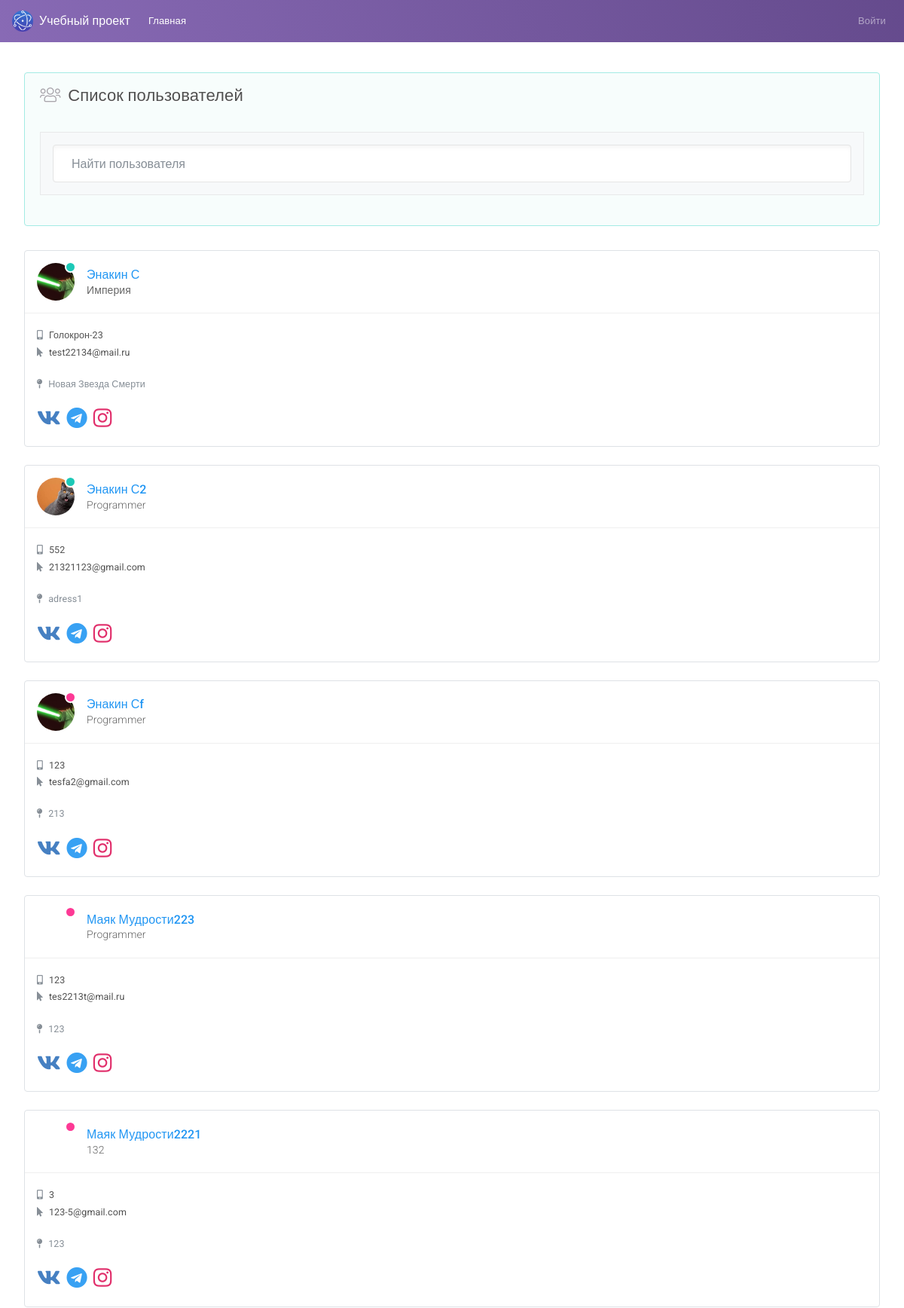
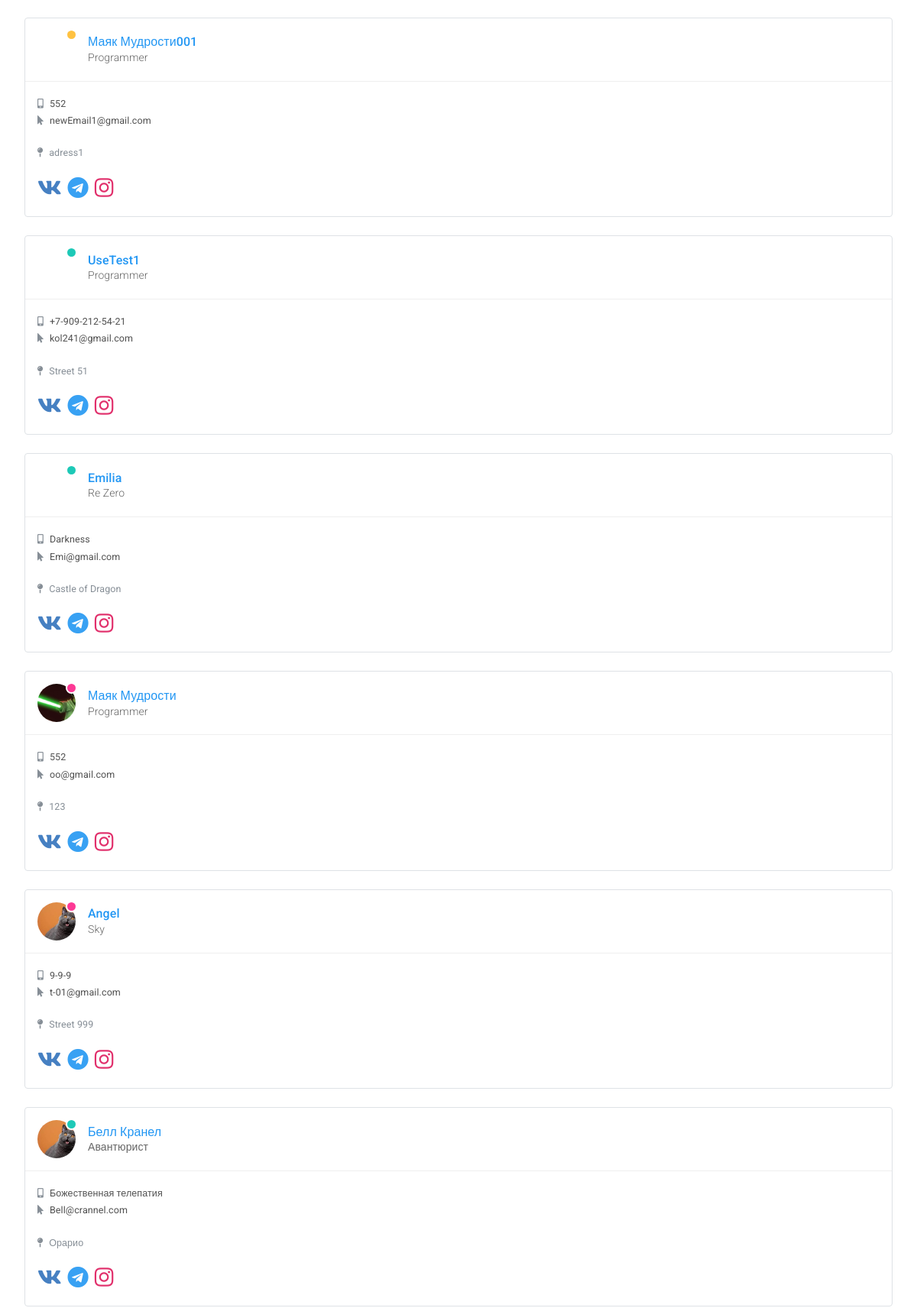
The page /users.php (upper part) on the database its author committed (2 pictures, top to bottom).
### tables this page shows
CREATE TABLE `addUser` (
  `id` int UNSIGNED NOT NULL,
  `name` varchar(255) NOT NULL,
  `workplace` varchar(255) NOT NULL,
  `telephone` varchar(255) NOT NULL,
  `adress` varchar(255) NOT NULL,
  `email` varchar(255) NOT NULL,
  `password` varchar(255) NOT NULL,
  `status` varchar(255) NOT NULL,
  `img` varchar(255) NOT NULL,
  `vk` varchar(255) NOT NULL,
  `instagram` varchar(255) NOT NULL,
  `telegram` varchar(255) NOT NULL
);

### userDB.php (called while the page is built, shortened)
<?php
$db = new \PDO(DB_DRIVER.':host='.DB_HOST.';dbname='.DB_NAME, DB_USER, DB_PASSWORD);
$data = $db->prepare("SELECT * FROM addUser");
$data->execute();
$result = $data->fetchAll();

### users.php (the view, shortened to what this page needs)
<?php include __DIR__.'/userDB.php'?>
<!DOCTYPE html>
<html lang="en">
<head>
    <link id="vendorsbundle" rel="stylesheet" media="screen, print" href="css/vendors.bundle.css">
    <link id="appbundle" rel="stylesheet" media="screen, print" href="css/app.bundle.css">
    <link id="myskin" rel="stylesheet" media="screen, print" href="css/skins/skin-master.css">
    <link rel="stylesheet" media="screen, print" href="css/fa-solid.css">
    <link rel="stylesheet" media="screen, print" href="css/fa-brands.css">
</head>
    <body class="mod-bg-1 mod-nav-link">
    <nav class="navbar navbar-expand-lg navbar-dark bg-primary bg-primary-gradient">
            <a class="navbar-brand d-flex align-items-center fw-500" href="users.php"><img alt="logo" class="d-inline-block align-top mr-2" src="img/logo.png"> Учебный проект</a>
            <div class="collapse navbar-collapse" id="navbarColor02">
                <ul class="navbar-nav mr-auto">
                    <li class="nav-item active">
                        <a class="nav-link" href="#">Главная <span class="sr-only">(current)</span></a>
                    </li>
                </ul>
                <ul class="navbar-nav ml-auto">
                    <?php  if(!empty($_SESSION ['name'])): ?>
                        <li class="nav-item">
                        <a class="nav-link" href="logout.php">Выйти</a>
                    </li>
                    <?php else: ?>
                        <li class="nav-item">
                        <a class="nav-link" href="page_login.php">Войти</a>
                    </li>
                        <?php endif; ?>
                </ul>
            </div>
        </nav>
        <main id="js-page-content" role="main" class="page-content mt-3">
            <div class="alert alert-success">
            <div class="subheader">
                <h1 class="subheader-title">
                    <i class='subheader-icon fal fa-users'></i> Список пользователей
                </h1>
            </div>
                    <div class="border-faded bg-faded p-3 mb-g d-flex mt-3">
                        <input type="text" id="js-filter-contacts" name="filter-contacts" class="form-control shadow-inset-2 form-control-lg" placeholder="Найти пользователя">
                    </div>
                </div>
            <div class="row" id="js-contacts">
            <?php foreach ($result as $row): ?>
                <div class="col-xl-4">
                    <div id="c_1" class="card border shadow-0 mb-g shadow-sm-hover" data-filter-tags="<?= $row['name']?>">
                        <div class="card-body border-faded border-top-0 border-left-0 border-right-0 rounded-top">
                            <div class="d-flex flex-row align-items-center">
                                <?php if($row['status'] == "Онлайн"):?>
                                <span class="status status-success mr-3">
                                <?php elseif($row['status'] == "Отошел"):?>
                                <span class="status status-warning mr-3">
                                <?php elseif($row['status'] == "Не беспокоить"):?>
                                    <span class="status status-danger mr-3">
                                <?php endif ?>
                                    <span class="rounded-circle profile-image d-block " style="background-image:url('img/<?=$row['img']?>'); background-size: cover;"></span>
                                </span>
                                <div class="info-card-text flex-1">
                                <?php if(!empty($_SESSION['adm'])): ?>
                                <a href="javascript:void(0);" class="fs-xl text-truncate text-truncate-lg text-info" data-toggle="dropdown" aria-expanded="false">
                                        <?php echo $row['name']; ?>
                                    <i class="fal fas fa-cog fa-fw d-inline-block ml-1 fs-md"></i>
                                        <i class="fal fa-angle-down d-inline-block ml-1 fs-md"></i>
                                    </a>
                                    <div class="dropdown-menu">
                                        <a class="dropdown-item" href="edit.php?id=<?= $row['id'];?>&name=<?= $row['name'];?>&workplace=<?= $row['workplace'];?>&telephone=<?= $row['telephone'];?>&adress=<?=$row['adress'];?>">
                                            <i class="fa fa-edit"></i>
                                        Редактировать</a>
                                        <a class="dropdown-item" href="security.php?id=<?= $row['id']?>">
                                            <i class="fa fa-lock"></i>
                                        Безопасность</a>
                                        <a class="dropdown-item" href="status.php?id=<?= $row['id']?>">
                                            <i class="fa fa-sun"></i>
                                        Установить статус</a>
                                        <a class="dropdown-item" href="media.php?id=<?= $row['id']?>&img=<?= $row['img']?>">
                                            <i class="fa fa-camera"></i>
                                            Загрузить аватар
                                        </a>
                                        <a href="deleteUser.php?id=<?= $row['id'] ?>" class="dropdown-item" onclick="return confirm('are you sure?');">
                                            <i class="fa fa-window-close"></i>
                                            Удалить
                                        </a>
                                    </div>
                                    <?php else:?>
                                        <a href="javascript:void(0);" class="fs-xl text-truncate text-truncate-lg text-info" data-toggle="dropdown" aria-expanded="false">
                                        <?php echo $row['name']; ?>
                                    </a>
                                    <?php endif; ?>
                                    <span class="text-truncate text-truncate-xl"><?php echo $row['workplace']; ?> </span>
                                </div>
                            </div>
                        </div>
                        <div class="card-body p-0 collapse show">
                            <div class="p-3">
                                <a href="<?php echo $row['telephone']; ?>" class="mt-1 d-block fs-sm fw-400 text-dark">
                                    <i class="fas fa-mobile-alt text-muted mr-2"></i><?php echo $row['telephone']; ?> </a>
                                <a href="<?php echo $row['email']; ?>" class="mt-1 d-block fs-sm fw-400 text-dark">
                                    <i class="fas fa-mouse-pointer text-muted mr-2"></i><?php echo $row['email']; ?> </a>
                                <address class="fs-sm fw-400 mt-4 text-muted">
                                    <i class="fas fa-map-pin mr-2"></i><?php echo $row['adress']; ?> </address>
                                <div class="d-flex flex-row">
                                    <a href="javascript:void(0);" class="mr-2 fs-xxl" style="color:#4680C2">
                                        <i class="fab fa-vk"></i>
                                    </a>
                                    <a href="javascript:void(0);" class="mr-2 fs-xxl" style="color:#38A1F3">
                                        <i class="fab fa-telegram"></i>
                                    </a>
                                    <a href="javascript:void(0);" class="mr-2 fs-xxl" style="color:#E1306C">
                                        <i class="fab fa-instagram"></i>
                                    </a>
                                </div>
                            </div>
                        </div>
                    </div>
                </div>
                <?php endforeach; ?>
        </main>
    </body>
</html>

### php/css/fa-solid.css (style rules this page uses)
.fa,.fas { font-family:'Font Awesome 5 Pro';font-weight:900 }

### php/css/fa-brands.css (style rules this page uses)
.fab { font-family:'Font Awesome 5 Brands';font-weight:400 }

### rows shown on the page
adduser: img (picture), name "Энакин С", workplace "Империя", telephone "Голокрон-23", email "test22134@mail.ru", adress "Новая Звезда Смерти"
adduser: img (picture), name "Энакин С2", workplace "Programmer", telephone "552", email "21321123@gmail.com", adress "adress1"
adduser: img (picture), name "Энакин Сf", workplace "Programmer", telephone "123", email "tesfa2@gmail.com", adress "213"
adduser: name "Маяк Мудрости223", workplace "Programmer", telephone "123", email "tes2213t@mail.ru", adress "123"
adduser: name "Маяк Мудрости2221", workplace "132", telephone "3", email "123-5@gmail.com", adress "123"
adduser: name "Маяк Мудрости001", workplace "Programmer", telephone "552", email "newEmail1@gmail.com", adress "adress1"
adduser: name "UseTest1", workplace "Programmer", telephone "+7-909-212-54-21", email "kol241@gmail.com", adress "Street 51"
adduser: name "Emilia", workplace "Re Zero", telephone "Darkness", email "Emi@gmail.com", adress "Castle of Dragon"
adduser: img (picture), name "Маяк Мудрости", workplace "Programmer", telephone "552", email "oo@gmail.com", adress "123"
adduser: img (picture), name "Angel", workplace "Sky", telephone "9-9-9", email "t-01@gmail.com", adress "Street 999"
adduser: img (picture), name "Белл Кранел", workplace "Авантюрист", telephone "Божественная телепатия", email "Bell@crannel.com", adress "Орарио"
